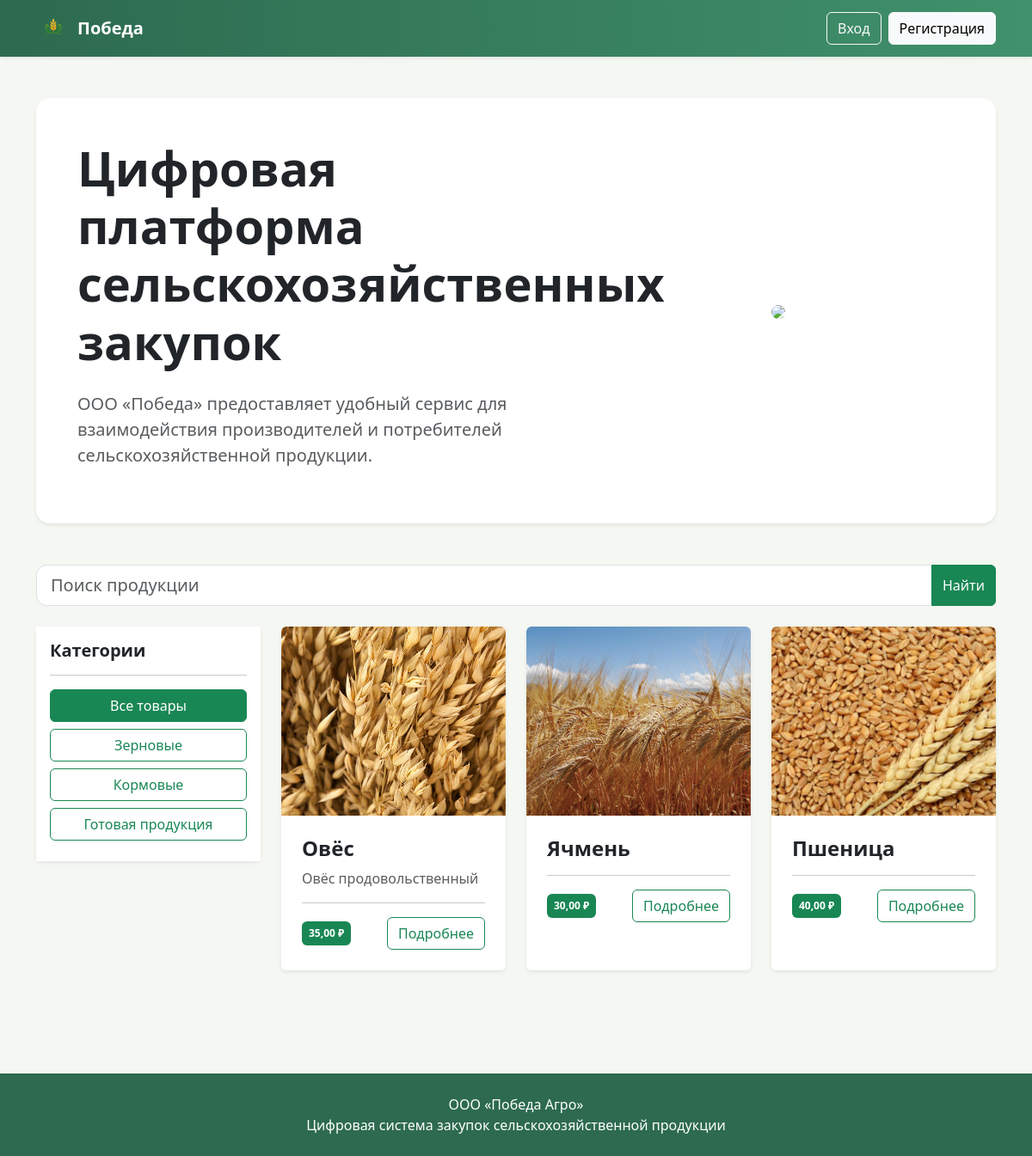
/?category=1, run on the app's committed database.
### catalog/models.py (models this page shows, shortened)
class Category(models.Model):
    name = models.CharField(
        max_length=100,
        unique=True
    )
    slug = models.SlugField(
        unique=True
    )
    description = models.TextField(
        blank=True,
        null=True
    )

class Product(models.Model):
    category = models.ForeignKey(
        Category,
        on_delete=models.CASCADE
    )
    name = models.CharField(
        max_length=200
    )
    description = models.TextField(
        blank=True,
        null=True
    )
    unit = models.CharField(
        max_length=20,
        default='кг'
    )
    price_per_unit = models.DecimalField(
        max_digits=10,
        decimal_places=2
    )
    stock = models.DecimalField(
        max_digits=12,
        decimal_places=2,
        default=0
    )
    min_order_quantity = models.DecimalField(
        max_digits=10,
        decimal_places=2,
        default=1
    )
    available = models.BooleanField(
        default=True
    )
    created_at = models.DateTimeField(
        auto_now_add=True
    )
    updated_at = models.DateTimeField(
        auto_now=True
    )
    image = models.ImageField(
        upload_to='products/',
        blank=True,
        null=True
    )

### catalog/views.py (the view)
class ProductListView(ListView):
    model = Product
    template_name = 'catalog/catalog.html'
    context_object_name = 'products'
    def get_queryset(self):
        products = Product.objects.none()
        query = self.request.GET.get('q')
        category = self.request.GET.get('category')
        show_all = self.request.GET.get('all')
        if show_all:
            products = Product.objects.filter(
                available=True
            )
        elif category:
            products = Product.objects.filter(
                category_id=category,
                available=True
            )
        elif query:
            products = Product.objects.filter(
                name__icontains=query,
                available=True
            )
        return products
    def get_context_data(self, **kwargs):
        context = super().get_context_data(**kwargs)
        context['categories'] = (
            Category.objects.all()
        )
        return context

### templates/catalog/catalog.html
{% extends 'base.html' %}
{% block content %}
<div class="bg-white rounded-4 shadow-sm p-5 mb-5">
    <div class="row align-items-center">
        <div class="col-lg-7">
            <h1 class="display-4 fw-bold">
                Цифровая платформа
                сельскохозяйственных закупок
            </h1>
            <p class="lead text-muted mt-4">
                ООО «Победа» предоставляет удобный
                сервис для взаимодействия производителей
                и потребителей сельскохозяйственной продукции.
            </p>
        </div>
        <div class="col-lg-5 text-center">
            <img
                    src="https://images.unsplash.com/photo-1500937386664-56d1dfef3854"
                    class="img-fluid rounded-4">
        </div>
    </div>
</div>
<form method="get" class="mb-4">
    <div class="input-group">
        <input
                type="text"
                name="q"
                class="form-control form-control-lg"
                placeholder="Поиск продукции">
        <button class="btn btn-success">
            Найти
        </button>
    </div>
</form>
<div class="row">
<div class="col-md-3">
<div class="card shadow-sm border-0">
<div class="card-body">
<h5 class="fw-bold">
Категории
</h5>
<hr>
<div class="mb-2">
    <a
    href="?all=1"
    class="btn btn-success w-100">
        Все товары
    </a>
</div>
{% for category in categories %}
<div class="mb-2">
<a
    href="?category={{ category.id }}"
    class="btn btn-outline-success w-100">
    {{ category.name }}
</a>
</div>
{% endfor %}
</div>
</div>
</div>
<div class="col-md-9">
<div class="row">
{% for product in products %}
<div class="col-lg-4 mb-4">
<div class="card border-0 shadow-sm h-100 product-card">
    {% if product.image %}
<img
    src="{{ product.image.url }}"
    class="card-img-top"
    style="
        height:220px;
        object-fit:cover;
    ">
{% endif %}
<div class="card-body p-4">
<h4 class="fw-bold">
<a href="{% url 'product_detail' product.id %}"
   class="text-decoration-none text-dark">
{{ product.name }}
</a>
</h4>
<p class="text-muted">
{{ product.description }}
</p>
<hr>
<div class="d-flex
            justify-content-between
            align-items-center">
<span class="badge bg-success p-2">
{{ product.price_per_unit }} ₽
</span>
<a href="{% url 'product_detail' product.id %}"
   class="btn btn-outline-success">
Подробнее
</a>
</div>
</div>
</div>
</div>
{% endfor %}
</div>
</div>
</div>
{% endblock %}

### templates/base.html (shortened to what this page needs)
<!DOCTYPE html>
<html lang="ru">
<head>
    {% load static %}
    <link rel="stylesheet"
      href="{% static 'css/style.css' %}">
    <link href="https://cdn.jsdelivr.net/npm/bootstrap@5.3.3/dist/css/bootstrap.min.css"
          rel="stylesheet">
</head>
<body style="
background:#f4f7f2;
min-height:100vh;
">
<nav class="navbar navbar-expand-lg navbar-dark shadow-sm"
     style="background:linear-gradient(90deg,#2d6a4f,#40916c);">
    <div class="container">
        <a class="navbar-brand fw-bold d-flex align-items-center"
           href="/">
            <img src="{% static 'images/logo.png' %}"
                 height="40"
                 class="me-2">
            Победа
        </a>
        <div class="ms-auto">
            <ul class="navbar-nav align-items-center">
                {% if user.is_authenticated %}
                {% if user.companyprofile.role != 'consumer' %}
                <li class="nav-item me-3">
                    <a class="nav-link" href="{% url 'dashboard' %}">
                        Отчёт
                    </a>
                </li>
                <li class="nav-item me-3">
                    <a class="nav-link"
                       href="{% url 'manage_orders' %}">
                        Управление заказами
                    </a>
                </li>
                {% endif %}
                <li class="nav-item me-3">
                    <a class="nav-link"
                       href="{% url 'cart' %}">
                        Корзина
                    </a>
                </li>
                <li class="nav-item me-3">
                    <a class="nav-link"
                       href="{% url 'my_orders' %}">
                        Заказы
                    </a>
                </li>
                <li class="nav-item me-3">
                    <a
                            href="{% url 'profile' %}"
                            class="badge bg-light text-dark p-2 text-decoration-none">
                            👤 {{ user.username }}
                    </a>
                </li>
                <li class="nav-item">
                    <form method="post"
                          action="{% url 'logout' %}">
                        {% csrf_token %}
                        <button
                                class="btn btn-light">
                            Выход
                        </button>
                    </form>
                </li>
                {% else %}
                <li class="nav-item me-2">
                    <a class="btn btn-outline-light"
                       href="{% url 'login' %}">
                        Вход
                    </a>
                </li>
                <li class="nav-item">
                    <a class="btn btn-light"
                       href="{% url 'register' %}">
                        Регистрация
                    </a>
                </li>
                {% endif %}
            </ul>
        </div>
    </div>
</nav>
<div class="container py-5">
    {% block content %}
    {% endblock %}
</div>
<footer
        class="mt-5 py-4 text-center text-white"
        style="
        background:#2d6a4f;
        ">
    <div class="container">
        ООО «Победа Агро»
        <br>
        Цифровая система закупок
        сельскохозяйственной продукции
    </div>
</footer>
</body>
</html>

### static/css/style.css (style rules this page uses)
.product-card { transition:0.3s; border-radius:20px; }
.card { border-radius:20px; }
.btn { border-radius:12px; }
.navbar { backdrop-filter:blur(10px); }
.card img { transition:0.4s; }
.product-card { overflow:hidden; }
.badge { border-radius:12px; }
.btn-success { background:#2d6a4f; border:none; }
.card { transition:0.3s; }
input.form-control { border-radius:12px; }
.card-body { background:white; }
h1,h2,h3,h4,h5 { color:#1b4332; }

### data on the page
Category: name "Зерновые"
Category: name "Кормовые"
Category: name "Готовая продукция"
Product: image (picture), name "Овёс", description "Овёс продовольственный", price_per_unit "35,00"
Product: image (picture), name "Ячмень", price_per_unit "30,00"
Product: image (picture), name "Пшеница", price_per_unit "40,00"
